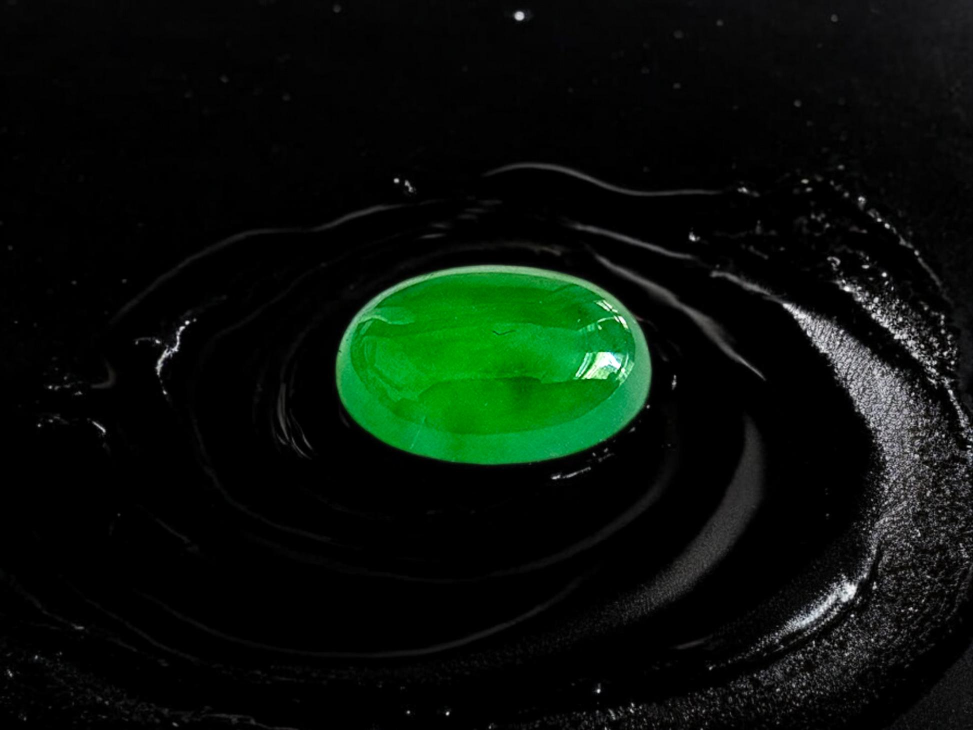
#> input picture gem-anastation-reels/cultural_choice/sources/01_jade.jpg, 1946 x 1460 px (shown at 1/2 size); its folder holds only this picture in this run
$ python crop.py
#> lines starting #> are read from the running program, lines starting #| are printed output that depends on the picture
"""Fit each photo to 1080×1350 with the stone 20 % smaller than full-height
fit: the photo is scaled uniformly (never distorted, never edited) and placed
so the stone keeps its slide position (R/L/R/L/R). Where the smaller photo no
longer reaches the slide edge, the frame is continued with a mirrored copy of
the photo's own edge, softly blurred and darkened (a depth-of-field falloff),
blended over 70 px — the stone and its surroundings are original pixels.
Usage: python3 tools/crop.py"""
from pathlib import Path
import cv2
import numpy as np

ROOT = Path(__file__).resolve().parents[1]
SHRINK = 0.80
# name: stone centre in the source (x, y) and its target position on the slide
STONES = {
    "01_jade":        ((984, 735), (700, 680)),
    "02_ruby":        ((678, 645), (330, 660)),
    "03_emerald":     ((724, 753), (700, 763)),
    "04_spessartine": ((518, 547), (420, 721)),
    "05_sapphire":    ((497, 256), (760, 733)),
}
PAD = 900
import os
STORY = os.environ.get("STORY") == "1"     # 1080×1920: stone height share kept, y positions × 1920/1350
FH = 1920 if STORY else 1350
for name, ((sx, sy), (tx, ty)) in STONES.items():
    if STORY:
        ty = round(ty * FH / 1350)
    im = cv2.imread(str(ROOT / "sources" / f"{name}.jpg")).astype(np.float32)
    s = FH / im.shape[0] * SHRINK
#> s = 0.74
    im = cv2.resize(im, (round(im.shape[1] * s), round(im.shape[0] * s)),
                    interpolation=cv2.INTER_LANCZOS4 if s > 1 else cv2.INTER_AREA)
#> im: shape (1080, 1440, 3) float32
    h, w = im.shape[:2]
#> h = 1080; w = 1440
    dx, dy = round(tx - sx * s), round(ty - sy * s)
#> dx = -28; dy = 136
    big = cv2.copyMakeBorder(im, PAD, PAD, PAD, PAD, cv2.BORDER_REFLECT)
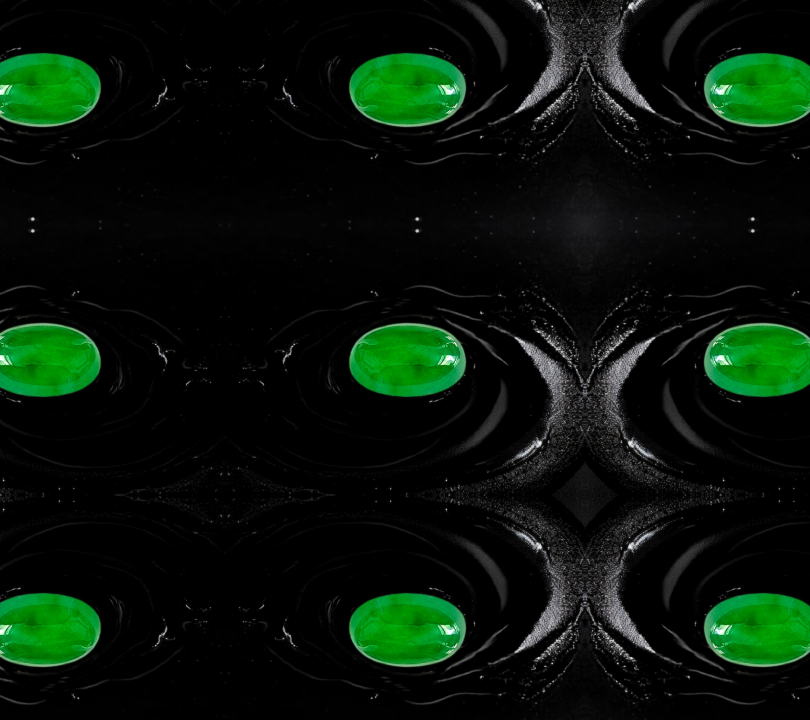
#> big: shape (2880, 3240, 3) float32 (shown at 1/4 size); mean B, G, R 9.9, 21.5, 7.9; drawn with min black and max white
    soft = cv2.GaussianBlur(big, (0, 0), 18) * 0.82
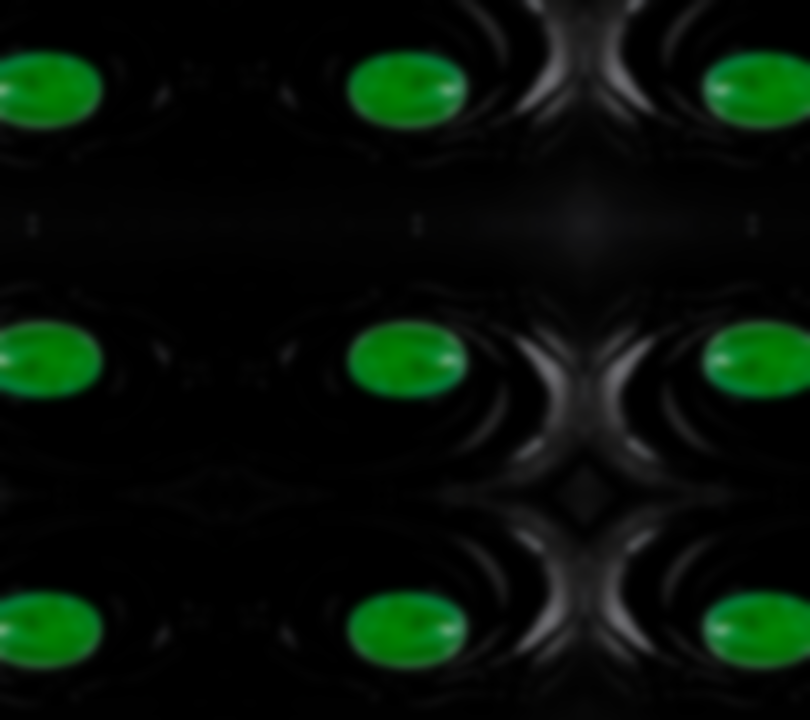
#> soft: shape (2880, 3240, 3) float32 (shown at 1/4 size); mean B, G, R 8, 17.5, 6.4
    # distance outside the photo rectangle -> blend weight of the soft fill
    yy, xx = np.mgrid[0:big.shape[0], 0:big.shape[1]]
    ox = np.maximum(np.maximum(PAD - xx, xx - (PAD + w - 1)), 0)
    oy = np.maximum(np.maximum(PAD - yy, yy - (PAD + h - 1)), 0)
    inside_edge = np.minimum(np.minimum(xx - PAD, PAD + w - 1 - xx), np.minimum(yy - PAD, PAD + h - 1 - yy))
    t = np.where((ox == 0) & (oy == 0), np.clip(1 - inside_edge / 70.0, 0, 1), 1.0)
    t = (t * t * (3 - 2 * t))[..., None]
    comp = big * (1 - t) + soft * t
    x0, y0 = PAD - dx, PAD - dy
#> x0 = 928; y0 = 764
    out = comp[y0:y0 + FH, x0:x0 + 1080]
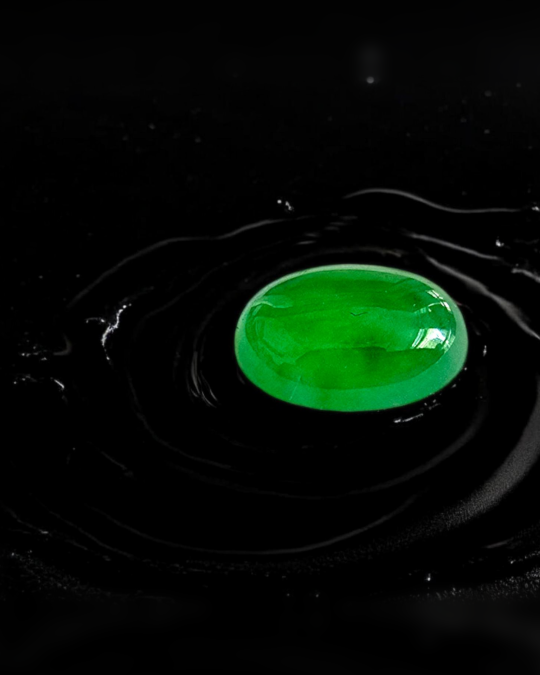
#> out: shape (1350, 1080, 3) float64 (shown at 1/2 size); mean B, G, R 5.6, 14.3, 4; drawn with min black and max white
    assert out.shape[:2] == (FH, 1080), name
    cv2.imwrite(str(ROOT / "build" / f"{name}{'_story' if STORY else ''}.jpg"), out.clip(0, 255).astype(np.uint8), [cv2.IMWRITE_JPEG_QUALITY, 96])
    print(f"{name}: scale {s:.3f}, photo at ({dx},{dy}) size {w}x{h}")
#| 01_jade: scale 0.740, photo at (-28,136) size 1440x1080
#> (the run stopped early here; a loop or call above may not have finished)
